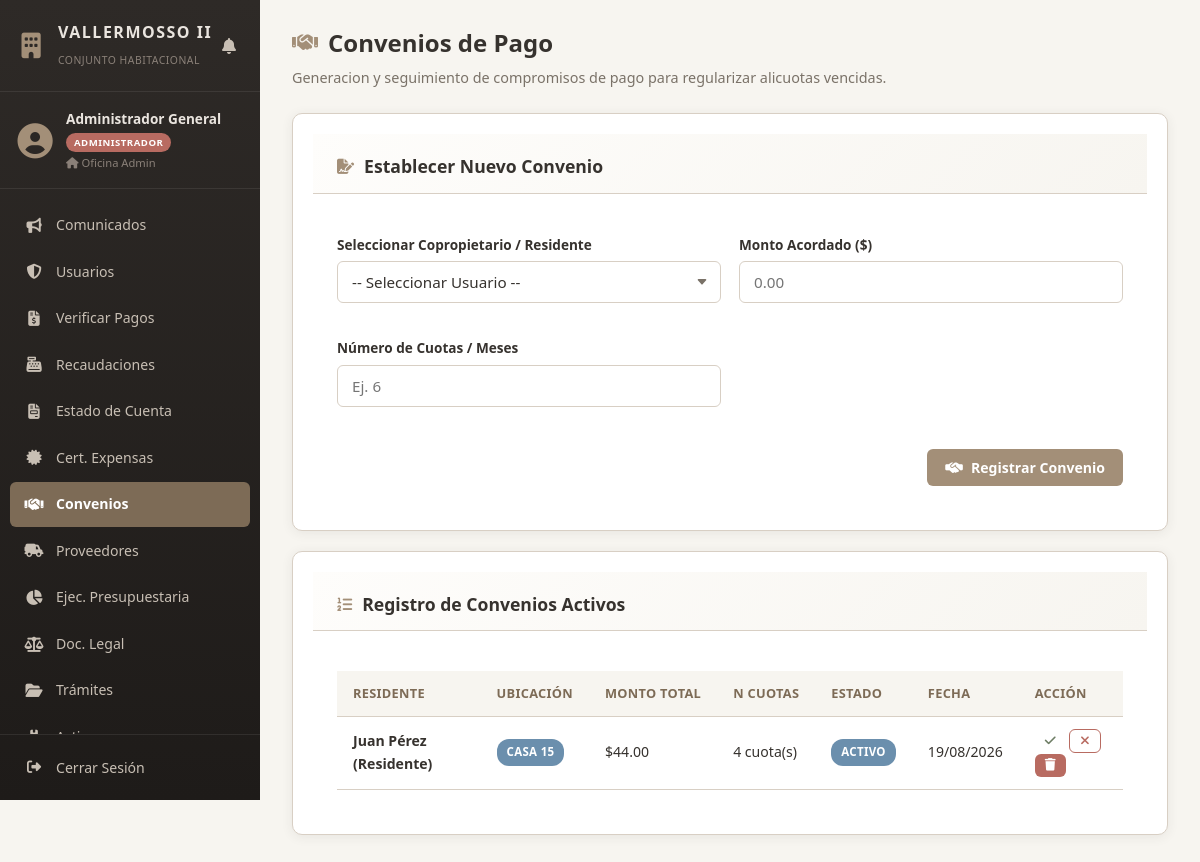
The page /views/administrador/convenios.php (signed in) on the database its author committed.
### tables this page shows
CREATE TABLE `convenios` (
  `id` int(11) NOT NULL AUTO_INCREMENT,
  `id_usuario` int(11) NOT NULL,
  `monto_total` decimal(10,2) NOT NULL,
  `num_cuotas` int(11) DEFAULT 1,
  `estado` enum('ACTIVO','CUMPLIDO','INCUMPLIDO') DEFAULT 'ACTIVO',
  `created_at` timestamp NOT NULL DEFAULT current_timestamp(),
  PRIMARY KEY (`id`),
  KEY `id_usuario` (`id_usuario`),
  CONSTRAINT `convenios_ibfk_1` FOREIGN KEY (`id_usuario`) REFERENCES `usuarios` (`id_usuario`) ON DELETE CASCADE
);

CREATE TABLE `usuarios` (
  `id_usuario` int(11) NOT NULL AUTO_INCREMENT,
  `cedula` varchar(15) NOT NULL,
  `nombres` varchar(120) NOT NULL,
  `correo` varchar(100) NOT NULL,
  `telefono_whatsapp` varchar(20) NOT NULL,
  `numero_vivienda` varchar(20) NOT NULL,
  `rol` enum('RESIDENTE','ADMINISTRADOR','DIRECTIVA') NOT NULL DEFAULT 'RESIDENTE',
  `puesto_casa` varchar(50) DEFAULT NULL,
  `clave_hash` varchar(255) NOT NULL,
  `estado` enum('ACTIVO','INACTIVO') DEFAULT 'ACTIVO',
  `creado_en` timestamp NOT NULL DEFAULT current_timestamp(),
  `created_at` timestamp NOT NULL DEFAULT current_timestamp(),
  PRIMARY KEY (`id_usuario`),
  UNIQUE KEY `cedula` (`cedula`),
  UNIQUE KEY `correo` (`correo`)
);

### views/administrador/convenios.php (the view, shortened to what this page needs)
<?php
$db = Database::obtenerConexion();
$sql = "SELECT c.*, u.nombres, u.numero_vivienda
        FROM convenios c
        INNER JOIN usuarios u ON c.id_usuario = u.id_usuario
        ORDER BY c.id DESC";
$stmtConv = $db->query($sql);
$convenios = $stmtConv->fetchAll(PDO::FETCH_ASSOC);
?>
<!DOCTYPE html>
<html lang="es">
<head>
    <link rel="stylesheet" href="../../public/css/style.css">
    <link rel="stylesheet" href="https://cdnjs.cloudflare.com/ajax/libs/font-awesome/6.4.0/css/all.min.css">
</head>
<body>
<div class="app-layout">
    <?php include_once __DIR__ . '/../sidebar.php'; ?>
    <main class="main-content">
        <header class="content-header">
            <h1><i class="fa-solid fa-handshake"></i> Convenios de Pago</h1>
            <p class="subtitle">Generacion y seguimiento de compromisos de pago para regularizar alicuotas vencidas.</p>
        </header>
        <section class="card">
            <div class="card-header">
                <h2><i class="fa-solid fa-file-signature"></i> Establecer Nuevo Convenio</h2>
            </div>
            <div class="card-body">
                <form action="../../controllers/AdministradorController.php" method="POST" class="grid-form">
                    <div class="form-group">
                        <label for="id_usuario">Seleccionar Copropietario / Residente</label>
                        <select id="id_usuario" name="id_usuario" class="form-control" required>
                            <option value="">-- Seleccionar Usuario --</option>
                        </select>
                    </div>
                    <div class="form-group">
                        <label for="monto_total">Monto Acordado ($)</label>
                        <input type="number" step="0.01" id="monto_total" name="monto_total" class="form-control" placeholder="0.00" required>
                    </div>
                    <div class="form-group">
                        <label for="num_cuotas">Número de Cuotas / Meses</label>
                        <input type="number" min="1" max="24" id="num_cuotas" name="num_cuotas" class="form-control" placeholder="Ej. 6" required>
                    </div>
                    <div class="form-actions span-full">
                        <button type="submit" class="btn btn-primary"><i class="fa-solid fa-handshake-simple"></i> Registrar Convenio</button>
                    </div>
                </form>
            </div>
        </section>
        <section class="card">
            <div class="card-header">
                <h2><i class="fa-solid fa-list-ol"></i> Registro de Convenios Activos</h2>
            </div>
            <div class="card-body">
                <div class="table-responsive">
                    <table class="table">
                        <thead>
                            <tr>
                                <th>Residente</th>
                                <th>Ubicación</th>
                                <th>Monto Total</th>
                                <th>N Cuotas</th>
                                <th>Estado</th>
                                <th>Fecha</th>
                                <th>Acción</th>
                            </tr>
                        </thead>
                        <tbody>
                            <?php if (empty($convenios)): ?>
                                <tr>
                                    <td colspan="7" class="text-center">No existen convenios registrados.</td>
                                </tr>
                            <?php else: ?>
                                <?php foreach ($convenios as $c): ?>
                                    <tr>
                                        <td><strong><?= htmlspecialchars($c['nombres']) ?></strong></td>
                                        <td><span class="badge badge-info"><?= htmlspecialchars($c['numero_vivienda'] ?: 'S/N') ?></span></td>
                                        <td>$<?= number_format($c['monto_total'], 2) ?></td>
                                        <td><?= $c['num_cuotas'] ?> cuota(s)</td>
                                        <td>
                                            <?php
                                                $stBadge = 'badge-warning';
                                                if ($c['estado'] === 'CUMPLIDO') $stBadge = 'badge-success';
                                                elseif ($c['estado'] === 'INCUMPLIDO') $stBadge = 'badge-danger';
                                                else $stBadge = 'badge-info';
                                            ?>
                                            <span class="badge <?= $stBadge ?>"><?= htmlspecialchars($c['estado']) ?></span>
                                        </td>
                                        <td><?= date('d/m/Y', strtotime($c['created_at'])) ?></td>
                                        <td>
                                            <form action="../../controllers/AdministradorController.php" method="POST" style="display:inline-block;">
                                                <?php if ($c['estado'] === 'ACTIVO'): ?>
                                                    <button type="submit" name="nuevo_estado" value="CUMPLIDO" class="btn btn-sm btn-outline-success"><i class="fa-solid fa-check"></i></button>
                                                    <button type="submit" name="nuevo_estado" value="INCUMPLIDO" class="btn btn-sm btn-outline-danger"><i class="fa-solid fa-xmark"></i></button>
                                                <?php else: ?>
                                                    <span class="text-muted">Finalizado</span>
                                                <?php endif; ?>
                                            </form>
                                            <form action="../../controllers/AdministradorController.php" method="POST" style="display:inline;" onsubmit="return confirm('Eliminar este convenio?');">
                                                <button type="submit" class="btn btn-sm btn-danger" title="Eliminar"><i class="fa-solid fa-trash"></i></button>
                                            </form>
                                        </td>
                                    </tr>
                                <?php endforeach; ?>
                            <?php endif; ?>
                        </tbody>
                    </table>
                </div>
            </div>
        </section>
    </main>
</div>
</body>
</html>

### public/css/style.css (style rules this page uses)
:root { --bg-main: #F7F5F0; --bg-card: #FFFFFF; --primary: #A38F78; --primary-dark: #7D6B56; --secondary: #D8CFC4; --accent: #6E7E65; --danger: #B86B61; --text-main: #36322E; --text-muted: #7A7268; --sidebar-bg: #2E2A27; --sidebar-hover: #3E3732; --sidebar-active: #4A3F38; --sidebar-text: #C8BFB4; --sidebar-text-active: #FFFFFF; --sidebar-width: 260px; --sidebar-collapsed-width: 70px; --shadow: 0 2px 12px rgba(54, 50, 46, 0.08); --shadow-lg: 0 8px 24px rgba(54, 50, 46, 0.12); --radius: 10px; --radius-sm: 6px; --transition: all 0.3s cubic-bezier(0.4, 0, 0.2, 1); }
* { box-sizing: border-box; margin: 0; padding: 0; font-family: 'Segoe UI', Tahoma, Geneva, Verdana, sans-serif; }
body { background-color: var(--bg-main); color: var(--text-main); line-height: 1.6; overflow-x: hidden; }
.app-layout { display: flex; min-height: 100vh; }
.main-content { flex: 1; margin-left: var(--sidebar-width); padding: 30px; transition: var(--transition); min-height: 100vh; }
.content-header { margin-bottom: 28px; }
.content-header h1 { font-size: 1.5rem; font-weight: 700; color: var(--primary-dark); margin-bottom: 4px; display: flex; align-items: center; gap: 10px; }
.content-header h1 i { color: var(--primary); font-size: 1.3rem; }
.content-header .subtitle { color: var(--text-muted); font-size: 0.9rem; }
.card { background: var(--bg-card); border: 1px solid var(--secondary); border-radius: var(--radius); box-shadow: var(--shadow); overflow: hidden; margin-bottom: 24px; }
.card-header { padding: 18px 24px; border-bottom: 1px solid var(--secondary); background: linear-gradient(135deg, #FEFDFB 0%, #F7F5F0 100%); }
.card-header h2 { font-size: 1.05rem; font-weight: 700; color: var(--primary-dark); display: flex; align-items: center; gap: 10px; margin: 0; }
.card-header h2 i { color: var(--primary); font-size: 0.95rem; }
.card-body { padding: 24px; }
.grid-form { display: grid; grid-template-columns: 1fr; gap: 18px; }
@media (min-width: 768px) { .grid-form { grid-template-columns: 1fr 1fr; } }
@media (min-width: 768px) { .span-full { grid-column: 1 / -1; } }
.form-group label { display: block; font-weight: 600; font-size: 0.85rem; color: var(--text-main); margin-bottom: 6px; }
.form-control { width: 100%; padding: 10px 14px; border: 1.5px solid var(--secondary); border-radius: var(--radius-sm); background-color: #FDFCFB; color: var(--text-main); font-size: 0.92rem; outline: none; transition: var(--transition); }
select.form-control { appearance: none; background-repeat: no-repeat; background-position: right 12px center; padding-right: 36px; }
.form-actions { display: flex; gap: 10px; justify-content: flex-end; padding-top: 8px; }
.btn { display: inline-flex; align-items: center; gap: 8px; padding: 10px 20px; font-size: 0.9rem; font-weight: 600; border: none; border-radius: var(--radius-sm); cursor: pointer; text-decoration: none; text-align: center; transition: var(--transition); white-space: nowrap; }
.btn-primary { background-color: var(--primary); color: #FFFFFF; }
.btn-danger { background-color: var(--danger); color: #FFFFFF; }
.btn-outline-success { background: transparent; border: 1.5px solid var(--accent); color: var(--accent); }
.btn-outline-danger { background: transparent; border: 1.5px solid var(--danger); color: var(--danger); }
.btn-sm { padding: 6px 12px; font-size: 0.8rem; }
.table-responsive { overflow-x: auto; -webkit-overflow-scrolling: touch; }
.table { width: 100%; border-collapse: collapse; }
.table th, .table td { padding: 12px 16px; text-align: left; border-bottom: 1px solid var(--secondary); font-size: 0.88rem; }
.table th { background-color: var(--bg-main); color: var(--primary-dark); font-weight: 700; font-size: 0.8rem; text-transform: uppercase; letter-spacing: 0.3px; white-space: nowrap; }
.badge { display: inline-block; padding: 4px 10px; border-radius: 12px; font-size: 0.72rem; font-weight: 700; text-transform: uppercase; letter-spacing: 0.3px; white-space: nowrap; }
.badge-info { background: #E3EFF7; color: #3D6B8A; }

### rows shown on the page
convenios: id_usuario.nombres "Juan Pérez (Residente)", id_usuario.numero_vivienda "CASA 15", monto_total "44.00", num_cuotas "4", estado "ACTIVO", created_at "19/08/2026"

### other values the page prints
$nombre "Administrador General"
$rol "ADMINISTRADOR"
$vivienda "Oficina Admin"
$item['label'] "Comunicados"
$item['label'] "Usuarios"
$item['label'] "Verificar Pagos"
$item['label'] "Recaudaciones"
$item['label'] "Estado de Cuenta"
$item['label'] "Cert. Expensas"
$item['label'] "Convenios"
$item['label'] "Proveedores"
$item['label'] "Ejec. Presupuestaria"
$item['label'] "Doc. Legal"
$item['label'] "Trámites"
